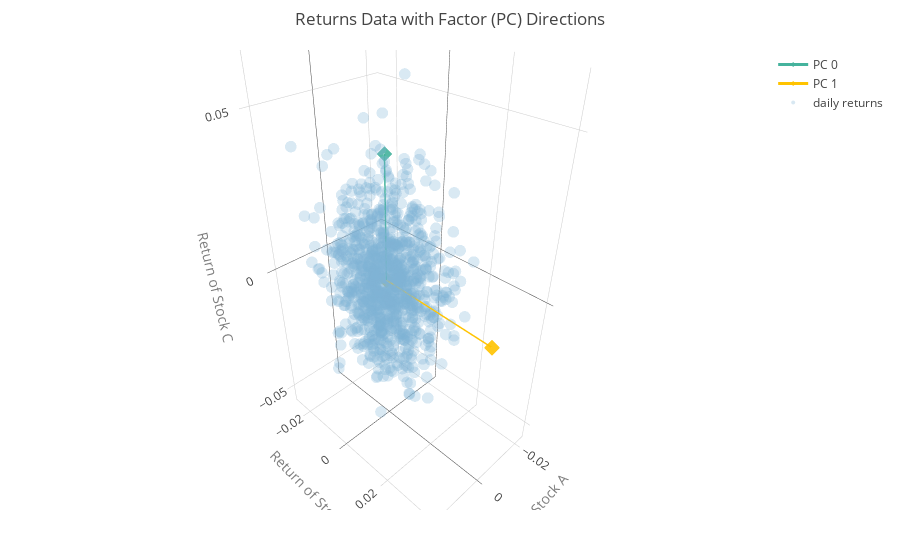

The cell this chart's notebook holds for it:
### Markdown cell above
Let's make a plot to remember what we have so far.

### Code cell
PC_scaler = 0.04 # The PC vectors have length 1, but this is larger than the scale of our data, so for visualization purposes, let's plot scaled-down versions of the PCs. 

# Trace for PC 0
pc0 = np.vstack((np.full(3, 0), rm.factor_betas_[0].values)).T*PC_scaler

hover_text4 = helper.generate_hover_text(pc0[0], pc0[1], pc0[2], 'Return of Stock A', 'Return of Stock B', 'Return of Stock C')

trace4 = go.Scatter3d(
    x=pc0[0],
    y=pc0[1],
    z=pc0[2],
    mode='lines+markers',
    marker=dict(
        size=4,
        color='#45B39D',
        opacity=0.9,
        symbol="diamond"
    ),
    line=dict(
        color='#45B39D',
        width=3
    ),
    name = 'PC 0',
    text = hover_text4.flatten(),
    hoverinfo = 'text'

)

# Trace for PC 1
pc1 = np.vstack((np.full(3, 0), rm.factor_betas_[1].values)).T*PC_scaler

hover_text5 = helper.generate_hover_text(pc1[0], pc1[1], pc1[2], 'Return of Stock A', 'Return of Stock B', 'Return of Stock C')

trace5 = go.Scatter3d(
    x=pc1[0],
    y=pc1[1],
    z=pc1[2],
    mode='lines+markers',
    marker=dict(
        size=4,
        color='#FFC300',
        opacity=0.9,
        symbol="diamond"
    ),
    line=dict(
        color='#FFC300',
        width=3
    ),
    name = 'PC 1',
    text = hover_text5.flatten(),
    hoverinfo = 'text'

)

# Trace for data
hover_text6 = helper.generate_hover_text(rets['A'].iloc[:-2].values, rets['B'].iloc[:-2].values, rets['C'].iloc[:-2].values, 'Return of Stock A', 'Return of Stock B', 'Return of Stock C')

trace6 = go.Scatter3d(
    x=rets['A'].values,
    y=rets['B'].values,
    z=rets['C'].values,
    mode='markers',
    marker=dict(
        size=4,
        color='#7FB3D5', 
        opacity=0.3,
    ),
    name = 'daily returns',
    text = hover_text6.flatten(),
    hoverinfo = 'text'
)

data = [trace4, trace5, trace6]

layout = helper.create_standard_layout('Returns Data with Factor (PC) Directions', 'Return of')
fig = go.Figure(data=data, layout=layout)
py.offline.iplot(fig)

### Figure 1 — Plotly figure (JSON) as saved in the notebook; plotly's stock layout.template omitted (floating-point values rounded to 4 significant figures; data arrays with more than 128 entries replaced by an {"elided": "..."} marker saying what was removed)
{"data": [{"hoverinfo": "text", "line": {"color": "#45B39D", "width": 3}, "marker": {"color": "#45B39D", "opacity": 0.9, "size": 4, "symbol": "diamond"}, "mode": "lines+markers", "name": "PC 0", "text": ["Return of Stock A:  0.000<br>Return of Stock B:  0.000<br>Return of Stock C: 0.000", "Return of Stock A:  0.000<br>Return of Stock B:  0.001<br>Return of Stock C: 0.040"], "type": "scatter3d", "x": [0, 0.000387], "y": [0, 0.0007725], "z": [0, 0.03999]}, {"hoverinfo": "text", "line": {"color": "#FFC300", "width": 3}, "marker": {"color": "#FFC300", "opacity": 0.9, "size": 4, "symbol": "diamond"}, "mode": "lines+markers", "name": "PC 1", "text": ["Return of Stock A:  0.000<br>Return of Stock B:  0.000<br>Return of Stock C: 0.000", "Return of Stock A:  0.001<br>Return of Stock B:  0.040<br>Return of Stock C: -0.001"], "type": "scatter3d", "x": [0, 0.0007415], "y": [0, 0.03999], "z": [0, -0.0007795]}, {"hoverinfo": "text", "marker": {"color": "#7FB3D5", "opacity": 0.3, "size": 4}, "mode": "markers", "name": "daily returns", "text": {"elided": "1005 str values"}, "type": "scatter3d", "x": {"elided": "1007 float values"}, "y": {"elided": "1007 float values"}, "z": {"elided": "1007 float values"}}], "layout": {"margin": {"b": 50, "l": 50, "r": 50, "t": 50}, "scene": {"xaxis": {"title": "Return of Stock A", "titlefont": {"color": "#7f7f7f", "size": 14}, "zeroline": true}, "yaxis": {"title": "Return of Stock B", "titlefont": {"color": "#7f7f7f", "size": 14}, "zeroline": true}, "zaxis": {"title": "Return of Stock C", "titlefont": {"color": "#7f7f7f", "size": 14}, "zeroline": true}}, "title": "Returns Data with Factor (PC) Directions"}}
